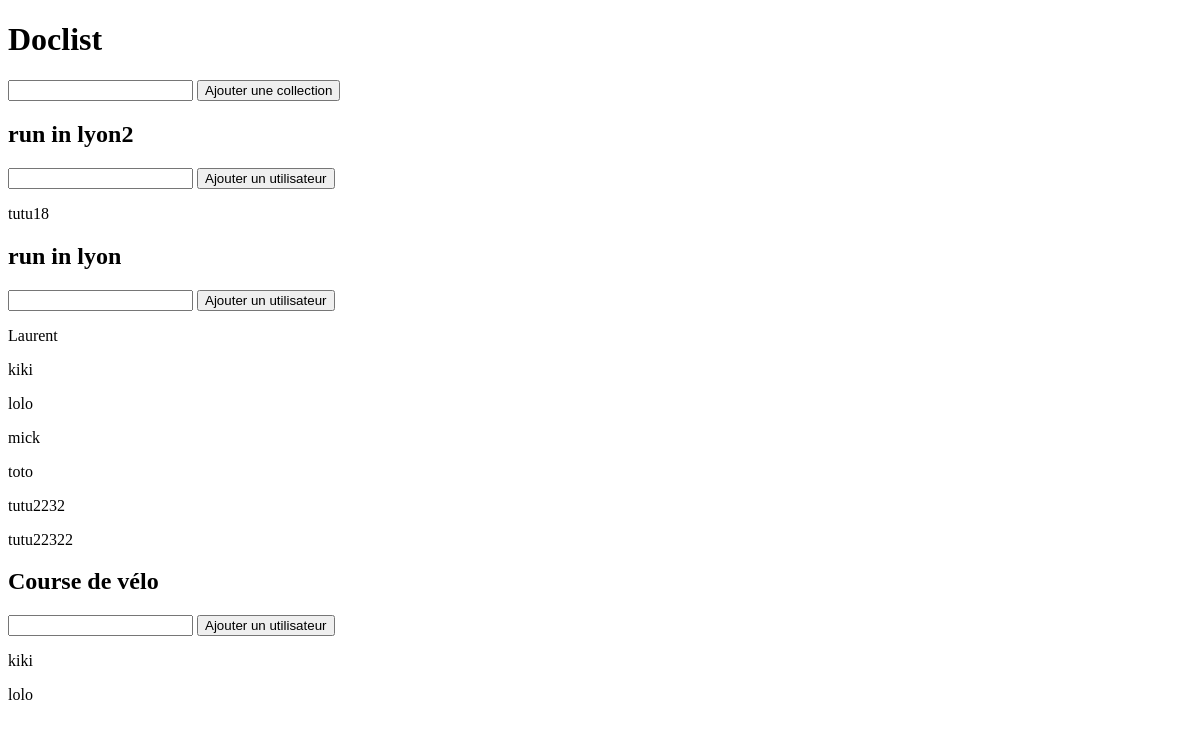
Before: / with the older database file.
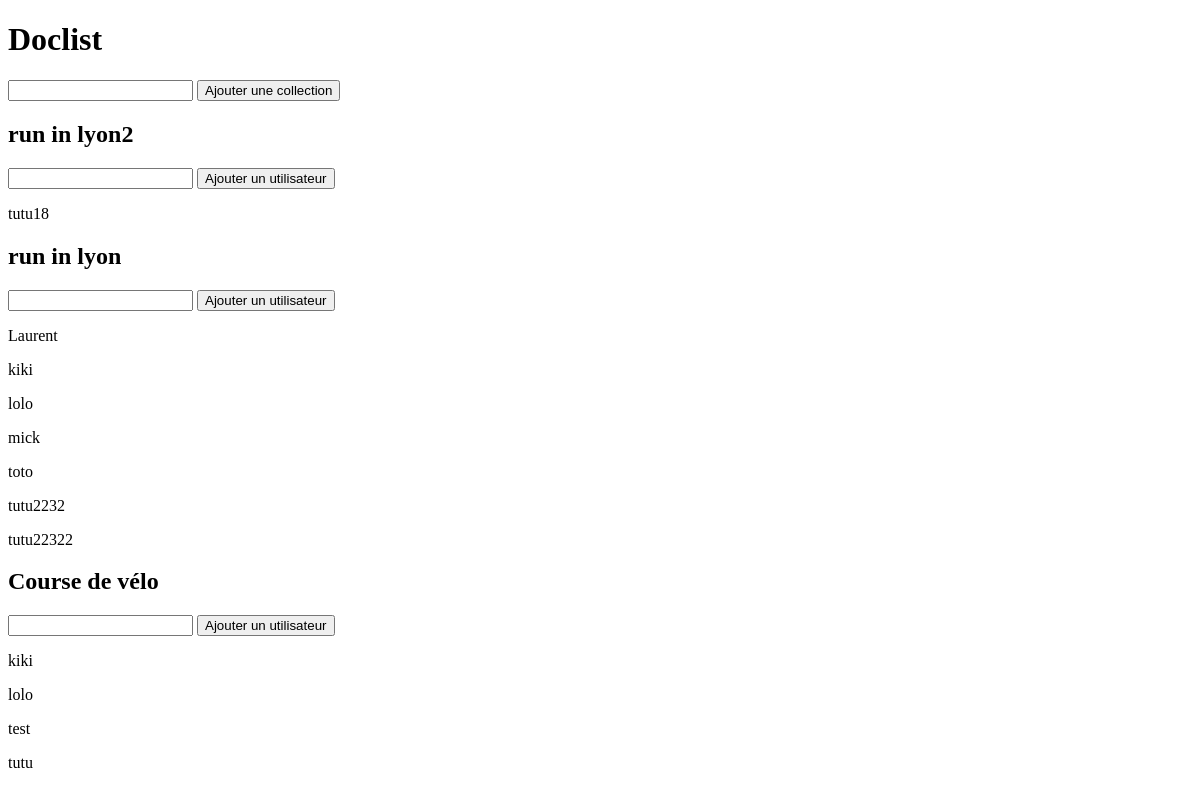
After: the same page with the newer database file.
### events/models.py (models this page shows, shortened)
class Collection(models.Model):
    name = models.CharField(max_length=200)
    slug = models.SlugField(unique=True, null=True)

class Participants(models.Model):
    title = models.CharField(max_length=200)
    name = models.CharField(max_length=200, default=False)
    liste = []
    """
    @classmethod
    def __init__(cls):
        Participants.participants = []

    @classmethod
    def add_participant(cls, participant):
        Participants.participants = participant
        return Participants.participants
    """
    def add_participant(self, participant):
        self.liste.append(participant)

### events/views.py (the view)
# urls.py: path('', events_views.index, name="home"),
def index(request):
    context = {}
    context["collection"] = Collection.objects.order_by("slug")
    context["participant"] = Participants.objects.order_by("name")
    return render(request, 'events/index.html', context=context)

### events/templates/events/index.html (shortened to what this page needs)
<!doctype html>
<html lang="fr">
<head>
</head>
<body>
    <h1>Doclist</h1>
        <form method="POST" action="">
        <input type="text" name="collection-name">
        <button hx-post="{% url 'add-collection' %}"
                hx-target="#collections"
                hx-swap="beforeend"
                type="submit">Ajouter une collection</button>
    </form>
    <div id="collections">
    {% for collection in collection %}
        <h2 id="event">{{ collection.name }}</h2>
        <form method="POST" action="">
            <input type="text" name="participant-name">
            <button hx-post="{% url 'add-participant' %}"
                    hx-target=".liste_participant"
                    hx-swap="beforeend"
                    type="submit">Ajouter un utilisateur</button>
        </form>
        {% for participant in participant %}
                {% if participant.title == collection.name %}
                    <p>{{ participant.name }}</p>
                {% endif %}
        {% endfor %}
    {% endfor %}
</div>
</body>
</html>

Changed rows visible on the page:
added Participants: name "test", shown under Collection "Course de vélo"
added Participants: name "tutu", shown under Collection "Course de vélo"
